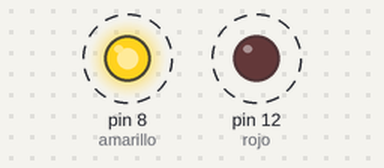
Recording of a sketch running on a simulated Arduino Uno, built with avr-gcc and run on an emulated ATmega328P. On the bench: output pins drawn as LEDs (lit = HIGH). Dashed ring = blinking.

Above: at 0.05 s.
Timing chart, 0 to 3.0 s (numbered marks = the images above):
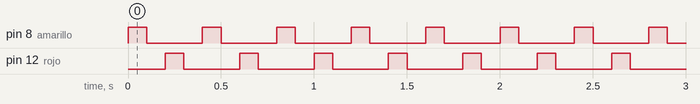

Measured:
- by itself, pin 8 (amarillo), pin 12 (rojo): alternates HIGH for 0.10 s and LOW for 0.30 s

The sketch:

27-programaInicial.ino
```cpp
int amarillo = 8;
int rojo = 12;
int milisegundos = 100;

void setup() {
  pinMode(amarillo, OUTPUT);
  pinMode(rojo , OUTPUT);
  Serial.begin(9600);

}

void loop() {
  digitalWrite(amarillo, HIGH);
  delay(milisegundos);
  digitalWrite(amarillo, LOW);
  delay(milisegundos);

  digitalWrite(rojo, HIGH);
  delay(milisegundos);
  digitalWrite(rojo, LOW);
  delay(milisegundos);
}
```
